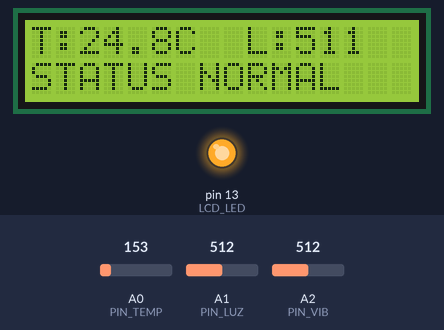
Recording of a sketch running on a simulated Arduino Uno, built with avr-gcc and run on an emulated ATmega328P. Shown: 16×2 character LCD, output pins drawn as LEDs (lit = HIGH). The test bench sets the inputs (shaded band); at power-on: A0 (PIN_TEMP) = 153, A1 (PIN_LUZ) = 512, A2 (PIN_VIB) = 512. What the sketch prints to the serial monitor is not drawn.

Above: at 3.2 s.
3.3 s: A0 (PIN_TEMP) set to 164
At 4.4 s:
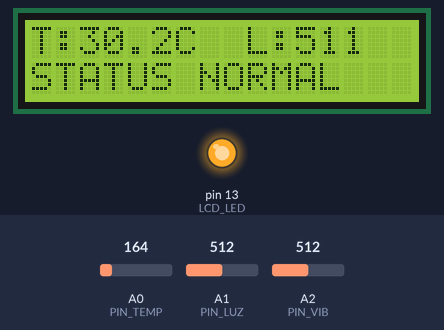
5.6 s: A0 (PIN_TEMP) set to 191
At 7.1 s:
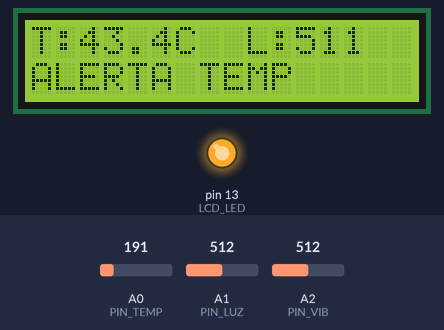
7.6 s: A1 (PIN_LUZ) set to 610
At 8.6 s:
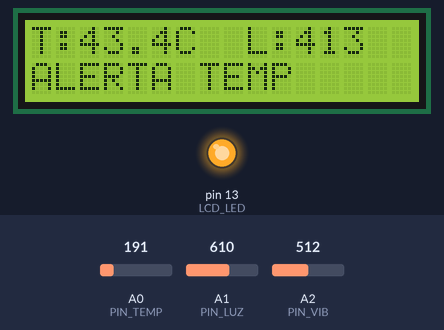
9.6 s: A1 (PIN_LUZ) set to 590
At 11.3 s:
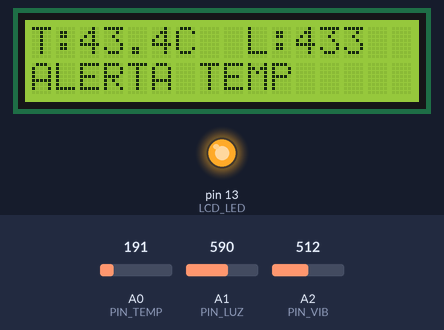
11.7 s: A0 (PIN_TEMP) set to 175
At 12.7 s:
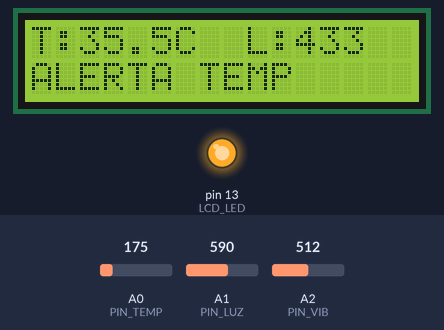
13.7 s: A1 (PIN_LUZ) set to 511
At 15.4 s:
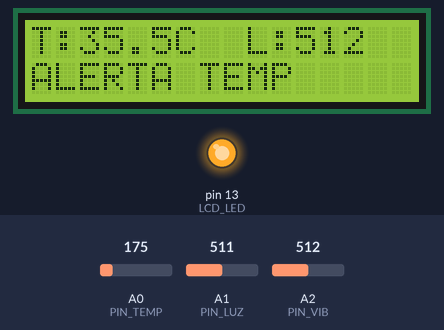
Timing chart, 0 to 16.7 s (numbered marks = the images above; inputs shaded):
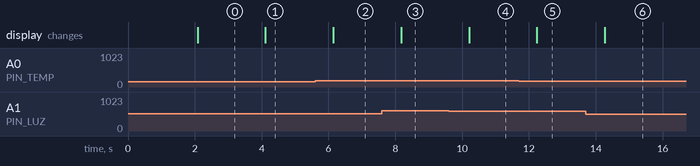

The sketch:

codigogscoa.ino
```cpp
#include <LiquidCrystal.h>
LiquidCrystal lcd(12, 11, 10, 5, 4, 3, 2);

const int LCD_LED = 13;

const int PIN_TEMP = A0;
const int PIN_LUZ  = A1;
const int PIN_VIB  = A2;

// Limites operacionais
const float TEMP_ALTA = 35.0;
const float TEMP_BAIXA = 10.0;

const int LUZ_ALTA = 900;
const int LUZ_BAIXA = 50;

const int VIB_MAX = 600;

void setup() {

  pinMode(LCD_LED, OUTPUT);
  digitalWrite(LCD_LED, HIGH);

  lcd.begin(16, 2);

  lcd.setCursor(0, 0);
  lcd.print("Iniciando!");

  Serial.begin(9600);

  delay(2000);
}

void loop() {

  // Coleta dos sensores
  int valorVib = analogRead(PIN_VIB);

  // Converte para graus celsius
  float tensao = analogRead(PIN_TEMP) * (5.0 / 1023.0);
  float temperatura = (tensao - 0.5) * 100.0;

  int luminosidade = 1023 - analogRead(PIN_LUZ);

  // Verificacoes
  bool falhaTemp =
      (temperatura > TEMP_ALTA) ||
      (temperatura < TEMP_BAIXA);

  bool falhaLuz =
      (luminosidade > LUZ_ALTA) ||
      (luminosidade < LUZ_BAIXA);

  bool falhaVib =
      (valorVib > VIB_MAX);

  bool sistemaCritico =
      falhaTemp || falhaLuz || falhaVib;

  // LCD
  lcd.clear();

  lcd.setCursor(0, 0);
  lcd.print("T:");
  lcd.print(temperatura, 1);
  lcd.print("C");

  lcd.setCursor(9, 0);
  lcd.print("L:");
  lcd.print(luminosidade);

  lcd.setCursor(0, 1);

  if (sistemaCritico) {

    if (falhaTemp) {
      lcd.print("ALERTA TEMP");
    }
    else if (falhaLuz) {
      lcd.print("ALERTA LUZ");
    }
    else {
      lcd.print("ALERTA VIB");
    }

  } else {

    lcd.print("STATUS NORMAL");
  }

  // Telemetria
  Serial.print("{");

  Serial.print("\"temperatura\":");
  Serial.print(temperatura, 1);

  Serial.print(",\"luminosidade\":");
  Serial.print(luminosidade);

  Serial.print(",\"vibracao\":");
  Serial.print(valorVib);

  Serial.print(",\"status\":\"");

  if (sistemaCritico)
    Serial.print("ALERTA");
  else
    Serial.print("NORMAL");

  Serial.println("\"}");

  delay(1000);
}
```

Measured:
- the behaviour switches between 173 and 174 on A0 (PIN_TEMP) (found by bisection; images 1 and 2)
- after the input at 3.3 s, the display: changes after 0.81 s (image 1)
- after the input at 5.6 s, the display: changes after 0.54 s (image 2)
- after the input at 7.6 s, the display: changes after 0.58 s (image 3)
- after the input at 9.6 s, the display: changes after 0.61 s (image 4)
- after the input at 11.7 s, the display: changes after 0.54 s (image 5)
- after the input at 13.7 s, the display: changes after 0.57 s (image 6)
